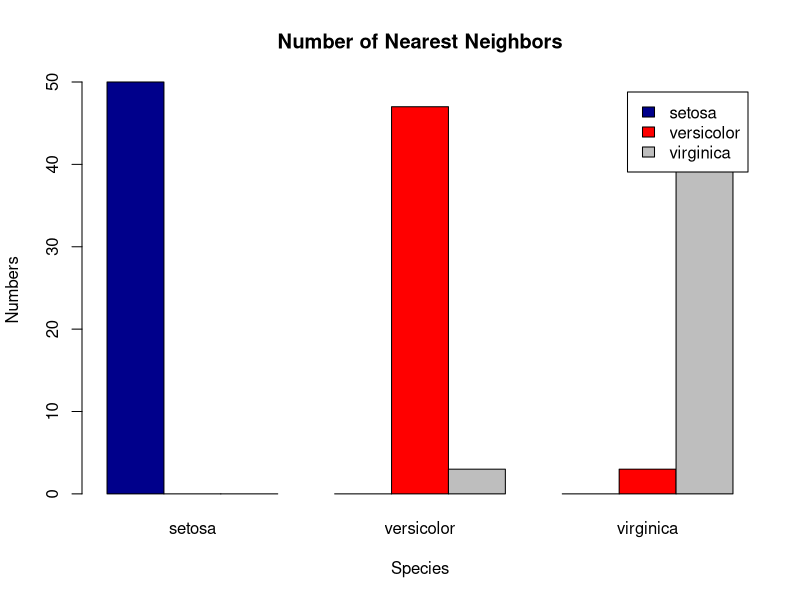
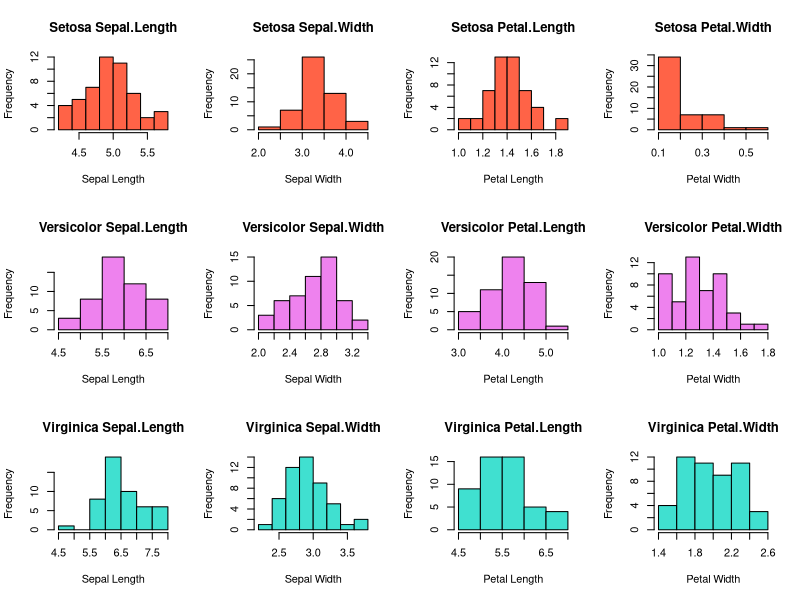

Here is the R script that generated these plots, in order:
# Group members (Name, Student ID, E-Mail):
# 1. Baldomero Valdez,  Valenzuela, 2905175, baldmer.w@gmail.com
# 2. Omar Trinidad Gutierrez Mendez, 2850441, omar.vpa@gmail.com
# 3. Shinho Kang, 2890169, wis.shinho.kang@gmail.com

# size for testing: default 150
size = 150

# -----------------------------------------------------------------------------
# assignment a
# Implemented in two ways - using dist(), and using self-created function
# RESULT: results of both ways are exactly same.

# function for calculating Euclidean Distance
euclidean_distance <- function(p, q) {
    ed = 0
    for (i in 1:4) {
        ed <- ed + (p[,i] - q[,i]) ^ 2
    }
    ed <- sqrt(ed)
    return(ed)
}

data(iris) #load iris data
iris2 <- iris[-5] # delete column 5 with string
# compute distances using dist() function
distances <- as.matrix(dist(head(iris2, size)))
# print(distances)

# compute distances using self-created function
distances2 <- matrix(nrow=size, ncol=size)
for (p in 1:size) {
  for (q in 1:size) {
    row_p = iris2[p,]
    row_q = iris2[q,]
    distances2[p, q] <- euclidean_distance(row_p, row_q)
  }
}
# print(distances2)

# -----------------------------------------------------------------------------
# assignment b
# data frame

Flower = c()
Species = c()
Nearest.neighbor = c()
NN.species = c()

for (i in 1:size) {
    Flower[i] <- i
    Species[i] <- levels(iris$Species)[iris[i, 5]] # convert the factor to string

    # find the nearest neighbor using sort
    line = distances2[i,]
    index_nn = order(line[-i])[1]
    print (order(line))
    # nn = sort(line)[2] # first one is itself, so choose 2
    # index_nn = which(line == nn)
    Nearest.neighbor[i] <- index_nn
    NN.species[i] <- levels(iris$Species)[iris[index_nn, 5]]
}

data_frame = data.frame(Flower, Species, Nearest.neighbor, NN.species)
#print(data_frame)
write.csv(data_frame, file = "EX_B_distance.csv")

# -----------------------------------------------------------------------------
# assignment c
percent.matrix.x <- table(data_frame$Species, data_frame$NN.species)

cc = table ( data_frame$Species, data_frame$NN.species ) [,]
write.csv(cc, file = "EX_C_distance_3x3.csv")

# -----------------------------------------------------------------------------
# assignment d
# print (cc)
par(mfrow=c())
barplot(cc, main="Number of Nearest Neighbors", xlab="Species", ylab="Numbers", col=c("darkblue", "red", "gray"), legend = rownames(cc), beside=TRUE)



# -----------------------------------------------------------------------------
# assignment e. histograms

par(mfrow=c(3, 4))

# setosa

setosa <- iris[iris$Species == 'setosa',]

hist(setosa$Sepal.Length, col="Tomato", main="Setosa Sepal.Length", xlab="Sepal Length")
hist(setosa$Sepal.Width, col="Tomato", main="Setosa Sepal.Width", xlab="Sepal Width")
hist(setosa$Petal.Length, col="Tomato", main="Setosa Petal.Length", xlab="Petal Length")
hist(setosa$Petal.Width, col="Tomato", main="Setosa Petal.Width", xlab="Petal Width")

# versicolor

versicolor <- iris[iris$Species == 'versicolor',]

hist(versicolor$Sepal.Length, col="Violet", main="Versicolor Sepal.Length", xlab="Sepal Length")
hist(versicolor$Sepal.Width, col="Violet", main="Versicolor Sepal.Width", xlab="Sepal Width")
hist(versicolor$Petal.Length, col="Violet", main="Versicolor Petal.Length", xlab="Petal Length")
hist(versicolor$Petal.Width, col="Violet", main="Versicolor Petal.Width", xlab="Petal Width")

# virginica

virginica <- iris[iris$Species == 'virginica',]

hist(virginica$Sepal.Length, col="Turquoise", main="Virginica Sepal.Length", xlab="Sepal Length")
hist(virginica$Sepal.Width, col="Turquoise", main="Virginica Sepal.Width", xlab="Sepal Width")
hist(virginica$Petal.Length, col="Turquoise", main="Virginica Petal.Length", xlab="Petal Length")
hist(virginica$Petal.Width, col="Turquoise", main="Virginica Petal.Width", xlab="Petal Width")

# -----------------------------------------------------------------------------
# assignment f.

# A histogram visualizes a distribution of numerical data. The y-axis shows how
# frequently the values on the x-axis occur in the data, the bars represent
# ranges of values on the x-axis.
#
# ---
#
#   Figures description
#
# ---
#
#   Setosa Sepal.Length
#
# It is observed that the higher frequencies are defined between the range of 4.5 - 5.5,
# having a maximum frequency approximately of 15 units.
#
#   Versicolor Sepal.Length
#
# This figure shows a maximum frequency of approximately 20 units for Sepal lengths between
# the range 5.5. and 6.0.
#
#   Virginica Sepal.Length
#
# Higher frequencies are defined between the range of 6.0 - 6.5, with a frequency of approximately
# of 20 units. There is an evenly distribution for values between the range of 7.0 - 8.0,
# furthermore there are no Sepals with lengths in a range of 5.0 - 5.5.
#
# ---
#
#   Setosa Sepal.Width
#
# The frequency reach its maximum of approximately 25 units for values defined between the range 3.0 - 3.5
# and its minimum between 2.0 - 2.5.
#
#   Versicolor Sepal.Width
#
# Increasing distribution of frequencies is observed between the range 2.0 - 3.0, reaching a maximum
# of approximately 15 units between the range 2.8 - 3.0.
#
#   Virginica Sepal.Width
#
# This figure shows a maximum frequencies of approximately 15 units for widths between 2.5 and 3.0.
#
# ----
#
#   Setosa Petal.Length
#
# An evenly minimal distribution of frequencies is observed for lengths between the range 1.0 - 1.2
# and greater than 1.8, the frequencies reach its maximum at a length of around
# 1.4 with approximately 15 units.
#
#   Versicolor Petal.Length
#
# It is observed that the maximum frequency is reached between the range of 4.0 - 4.5 with a frequency
# of a approximately 20 units, whereas the minimum length is between 5.0 - 5.5 with a a frequency of 1 unit.
#
#   Virginica Petal.Length
#
# One can observe that the maximum frequency is evenly distributed for ranges 5.0 - 5.5 and 5.5 - 6.0 with
# a maximum frequency of approximately 15 units.
#
# ---
#
#   Setosa Petal.Width
#
# Most of the values of petal width are defined at its very minimum between the range 0.1 - 0.2 with
# a frequency of approximately 35 units, the minimum is defined between the range 0.4 - 0.6.
#
#   Versicolor Petal.Width
#
# The minimum frequency is defined between the range 1.6 - 1.8, whereas the maximum is defined
# for widths of 1.2 or 1.3 with a frequency of approximately 15 units.
#
#   Virginica Petal.Width
#
# Most of the frequencies are almost evenly distributed between the range 1.6 - 2.4, reaching their
# maximum between the range 1.6 - 1.8.
#
# ---
#
#   General Comparison
#
# Among the three groups of species, Virginica has the higher Sepal lengths frequency for values
# between 6.0 ??? 6.5 and Satosa has the maximum Sepal widths for values between 3.0 and 3.5.
#
# On the other side, Setosa specie presents the minimum Petal lengths with values between 1.0 - 1.8,
# on the contrary, Virginica has the maximum petal lengths between the range 5.0 -  6.0. It is clear
# to notice that species of type Setosa have the minimum widths of Petals.
